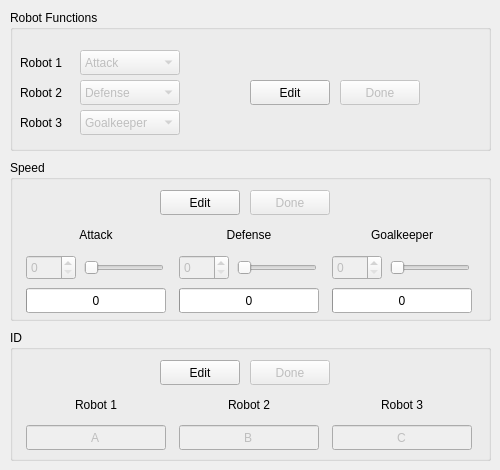
     <widget class="QWidget" name="tabRobot">
      <attribute name="icon">
       <iconset resource="icons.qrc">
        <normaloff>:/Icons/Imgs/devil_mad.png</normaloff>:/Icons/Imgs/devil_mad.png</iconset>
      </attribute>
      <attribute name="title">
       <string>Robot</string>
      </attribute>
      <widget class="QGroupBox" name="groupBoxRobotRobotFunctions">
       <property name="geometry">
        <rect>
         <x>10</x>
         <y>10</y>
         <width>481</width>
         <height>141</height>
        </rect>
       </property>
       <property name="title">
        <string>Robot Functions</string>
       </property>
       <widget class="QLabel" name="labelRobotRobotFunctionsRobot1">
        <property name="geometry">
         <rect>
          <x>10</x>
          <y>40</y>
          <width>60</width>
          <height>25</height>
         </rect>
        </property>
        <property name="minimumSize">
         <size>
          <width>60</width>
          <height>25</height>
         </size>
        </property>
        <property name="maximumSize">
         <size>
          <width>60</width>
          <height>25</height>
         </size>
        </property>
        <property name="text">
         <string>Robot 1</string>
        </property>
       </widget>
       <widget class="QComboBox" name="comboBoxRobotRobotFunctionsRobot1">
        <property name="enabled">
         <bool>false</bool>
        </property>
        <property name="geometry">
         <rect>
          <x>70</x>
          <y>40</y>
          <width>100</width>
          <height>25</height>
         </rect>
        </property>
        <property name="minimumSize">
         <size>
          <width>100</width>
          <height>25</height>
         </size>
        </property>
        <property name="maximumSize">
         <size>
          <width>100</width>
          <height>25</height>
         </size>
        </property>
        <property name="editable">
         <bool>false</bool>
        </property>
        <property name="duplicatesEnabled">
         <bool>true</bool>
        </property>
        <item>
         <property name="text">
          <string>Attack</string>
         </property>
        </item>
        <item>
         <property name="text">
          <string>Defense</string>
         </property>
        </item>
        <item>
         <property name="text">
          <string>Goalkeeper</string>
         </property>
        </item>
       </widget>
       <widget class="QPushButton" name="pushButtonRobotRobotFunctionsDone">
        <property name="enabled">
         <bool>false</bool>
        </property>
        <property name="geometry">
         <rect>
          <x>330</x>
          <y>70</y>
          <width>80</width>
          <height>25</height>
         </rect>
        </property>
        <property name="minimumSize">
         <size>
          <width>80</width>
          <height>25</height>
         </size>
        </property>
        <property name="maximumSize">
         <size>
          <width>80</width>
          <height>25</height>
         </size>
        </property>
        <property name="text">
         <string>Done</string>
        </property>
       </widget>
       <widget class="QLabel" name="labelRobotRobotFunctionsRobot2">
        <property name="geometry">
         <rect>
          <x>10</x>
          <y>70</y>
          <width>60</width>
          <height>25</height>
         </rect>
        </property>
        <property name="minimumSize">
         <size>
          <width>60</width>
          <height>25</height>
         </size>
        </property>
        <property name="maximumSize">
         <size>
          <width>60</width>
          <height>25</height>
         </size>
        </property>
        <property name="text">
         <string>Robot 2</string>
        </property>
       </widget>
       <widget class="QComboBox" name="comboBoxRobotRobotFunctionsRobot2">
        <property name="enabled">
         <bool>false</bool>
        </property>
        <property name="geometry">
         <rect>
          <x>70</x>
          <y>70</y>
          <width>100</width>
          <height>25</height>
         </rect>
        </property>
        <property name="minimumSize">
         <size>
          <width>100</width>
          <height>25</height>
         </size>
        </property>
        <property name="maximumSize">
         <size>
          <width>100</width>
          <height>25</height>
         </size>
        </property>
        <item>
         <property name="text">
          <string>Defense</string>
         </property>
        </item>
        <item>
         <property name="text">
          <string>Attack</string>
         </property>
        </item>
        <item>
         <property name="text">
          <string>Goalkeeper</string>
         </property>
        </item>
       </widget>
       <widget class="QLabel" name="labelRobotRobotFunctionsRobot3">
        <property name="geometry">
         <rect>
          <x>10</x>
          <y>100</y>
          <width>60</width>
          <height>25</height>
         </rect>
        </property>
        <property name="minimumSize">
         <size>
          <width>60</width>
          <height>25</height>
         </size>
        </property>
        <property name="maximumSize">
         <size>
          <width>60</width>
          <height>25</height>
         </size>
        </property>
        <property name="text">
         <string>Robot 3</string>
        </property>
       </widget>
       <widget class="QComboBox" name="comboBoxRobotRobotFunctionsRobot3">
        <property name="enabled">
         <bool>false</bool>
        </property>
        <property name="geometry">
         <rect>
          <x>70</x>
          <y>100</y>
          <width>100</width>
          <height>25</height>
         </rect>
        </property>
        <property name="minimumSize">
         <size>
          <width>100</width>
          <height>25</height>
         </size>
        </property>
        <property name="maximumSize">
         <size>
          <width>100</width>
          <height>25</height>
         </size>
        </property>
        <item>
         <property name="text">
          <string>Goalkeeper</string>
         </property>
        </item>
        <item>
         <property name="text">
          <string>Attack</string>
         </property>
        </item>
        <item>
         <property name="text">
          <string>Defense</string>
         </property>
        </item>
       </widget>
       <widget class="QPushButton" name="pushButtonRobotRobotFunctionsEdit">
        <property name="geometry">
         <rect>
          <x>240</x>
          <y>70</y>
          <width>80</width>
          <height>25</height>
         </rect>
        </property>
        <property name="minimumSize">
         <size>
          <width>80</width>
          <height>25</height>
         </size>
        </property>
        <property name="maximumSize">
         <size>
          <width>80</width>
          <height>25</height>
         </size>
        </property>
        <property name="text">
         <string>Edit</string>
        </property>
       </widget>
      </widget>
      <widget class="QGroupBox" name="groupBoxRobotSpeed">
       <property name="geometry">
        <rect>
         <x>10</x>
         <y>160</y>
         <width>481</width>
         <height>161</height>
        </rect>
       </property>
       <property name="title">
        <string>Speed</string>
       </property>
       <widget class="QPushButton" name="pushButtonRobotSpeedEdit">
        <property name="geometry">
         <rect>
          <x>150</x>
          <y>30</y>
          <width>80</width>
          <height>25</height>
         </rect>
        </property>
        <property name="minimumSize">
         <size>
          <width>80</width>
          <height>25</height>
         </size>
        </property>
        <property name="maximumSize">
         <size>
          <width>80</width>
          <height>25</height>
         </size>
        </property>
        <property name="text">
         <string>Edit</string>
        </property>
       </widget>
       <widget class="QPushButton" name="pushButtonRobotSpeedDone">
        <property name="enabled">
         <bool>false</bool>
        </property>
        <property name="geometry">
         <rect>
          <x>240</x>
          <y>30</y>
          <width>80</width>
          <height>25</height>
         </rect>
        </property>
        <property name="minimumSize">
         <size>
          <width>80</width>
          <height>25</height>
         </size>
        </property>
        <property name="maximumSize">
         <size>
          <width>80</width>
          <height>25</height>
         </size>
        </property>
        <property name="text">
         <string>Done</string>
        </property>
       </widget>
       <widget class="QWidget" name="layoutWidget">
        <property name="geometry">
         <rect>
          <x>9</x>
          <y>60</y>
          <width>461</width>
          <height>97</height>
         </rect>
        </property>
        <layout class="QHBoxLayout" name="horizontalLayout">
         <item>
          <layout class="QGridLayout" name="gridLayoutRobotSpeedAtack">
           <item row="0" column="0" colspan="2">
            <widget class="QLabel" name="labelRobotSpeedAttack">
             <property name="minimumSize">
              <size>
               <width>140</width>
               <height>25</height>
              </size>
             </property>
             <property name="maximumSize">
              <size>
               <width>140</width>
               <height>25</height>
              </size>
             </property>
             <property name="text">
              <string>Attack</string>
             </property>
             <property name="textFormat">
              <enum>Qt::AutoText</enum>
             </property>
             <property name="alignment">
              <set>Qt::AlignCenter</set>
             </property>
            </widget>
           </item>
           <item row="1" column="0">
            <widget class="QSpinBox" name="spinBoxRobotSpeedAttack">
             <property name="enabled">
              <bool>false</bool>
             </property>
             <property name="minimumSize">
              <size>
               <width>50</width>
               <height>25</height>
              </size>
             </property>
             <property name="maximumSize">
              <size>
               <width>50</width>
               <height>25</height>
              </size>
             </property>
             <property name="readOnly">
              <bool>false</bool>
             </property>
             <property name="minimum">
              <number>0</number>
             </property>
             <property name="maximum">
              <number>140</number>
             </property>
             <property name="value">
              <number>0</number>
             </property>
            </widget>
           </item>
           <item row="1" column="1">
            <widget class="QSlider" name="horizontalSliderRobotSpeedAttack">
             <property name="enabled">
              <bool>false</bool>
             </property>
             <property name="minimumSize">
              <size>
               <width>80</width>
               <height>25</height>
              </size>
             </property>
             <property name="maximumSize">
              <size>
               <width>80</width>
               <height>25</height>
              </size>
             </property>
             <property name="minimum">
              <number>0</number>
             </property>
             <property name="maximum">
              <number>140</number>
             </property>
             <property name="value">
              <number>0</number>
             </property>
             <property name="tracking">
              <bool>true</bool>
             </property>
             <property name="orientation">
              <enum>Qt::Horizontal</enum>
             </property>
             <property name="invertedAppearance">
              <bool>false</bool>
             </property>
            </widget>
           </item>
           <item row="2" column="0" colspan="2">
            <widget class="QProgressBar" name="progressBarRobotSpeedAttack">
             <property name="minimumSize">
              <size>
               <width>140</width>
               <height>25</height>
              </size>
             </property>
             <property name="maximumSize">
              <size>
               <width>140</width>
               <height>25</height>
              </size>
             </property>
             <property name="maximum">
              <number>140</number>
             </property>
             <property name="value">
              <number>0</number>
             </property>
             <property name="format">
              <string>%v</string>
             </property>
            </widget>
           </item>
          </layout>
         </item>
         <item>
          <layout class="QGridLayout" name="gridLayoutRobotSpeedDefense">
           <item row="0" column="0" colspan="2">
            <widget class="QLabel" name="labelRobotSpeedDefense">
             <property name="minimumSize">
              <size>
               <width>140</width>
               <height>25</height>
              </size>
             </property>
             <property name="maximumSize">
              <size>
               <width>140</width>
               <height>25</height>
              </size>
             </property>
             <property name="text">
              <string>Defense</string>
             </property>
             <property name="textFormat">
              <enum>Qt::AutoText</enum>
             </property>
             <property name="alignment">
              <set>Qt::AlignCenter</set>
             </property>
            </widget>
           </item>
           <item row="1" column="0">
            <widget class="QSpinBox" name="spinBoxRobotSpeedDefense">
             <property name="enabled">
              <bool>false</bool>
             </property>
             <property name="minimumSize">
              <size>
               <width>50</width>
               <height>25</height>
              </size>
             </property>
             <property name="maximumSize">
              <size>
               <width>50</width>
               <height>25</height>
              </size>
             </property>
             <property name="readOnly">
              <bool>false</bool>
             </property>
             <property name="minimum">
              <number>0</number>
             </property>
             <property name="maximum">
              <number>140</number>
             </property>
             <property name="value">
              <number>0</number>
             </property>
            </widget>
           </item>
           <item row="1" column="1">
            <widget class="QSlider" name="horizontalSliderRobotSpeedDefense">
             <property name="enabled">
              <bool>false</bool>
             </property>
             <property name="minimumSize">
              <size>
               <width>80</width>
               <height>25</height>
              </size>
             </property>
             <property name="maximumSize">
              <size>
               <width>80</width>
               <height>25</height>
              </size>
             </property>
             <property name="minimum">
              <number>0</number>
             </property>
             <property name="maximum">
              <number>140</number>
             </property>
             <property name="value">
              <number>0</number>
             </property>
             <property name="tracking">
              <bool>true</bool>
             </property>
             <property name="orientation">
              <enum>Qt::Horizontal</enum>
             </property>
             <property name="invertedAppearance">
              <bool>false</bool>
             </property>
            </widget>
           </item>
           <item row="2" column="0" colspan="2">
            <widget class="QProgressBar" name="progressBarRobotSpeedDefense">
             <property name="minimumSize">
              <size>
               <width>140</width>
               <height>25</height>
              </size>
             </property>
             <property name="maximumSize">
              <size>
               <width>140</width>
               <height>25</height>
              </size>
             </property>
             <property name="maximum">
              <number>140</number>
             </property>
             <property name="value">
              <number>0</number>
             </property>
             <property name="format">
              <string>%v</string>
             </property>
            </widget>
           </item>
          </layout>
         </item>
         <item>
          <layout class="QGridLayout" name="gridLayoutRobotSpeedGoalkeeper">
           <item row="0" column="0" colspan="2">
            <widget class="QLabel" name="labelRobotSpeedGoalkeeper">
             <property name="minimumSize">
              <size>
               <width>140</width>
               <height>25</height>
              </size>
             </property>
             <property name="maximumSize">
              <size>
               <width>140</width>
               <height>25</height>
              </size>
             </property>
             <property name="text">
              <string>Goalkeeper</string>
             </property>
             <property name="textFormat">
              <enum>Qt::AutoText</enum>
             </property>
             <property name="alignment">
              <set>Qt::AlignCenter</set>
             </property>
            </widget>
           </item>
           <item row="1" column="0">
            <widget class="QSpinBox" name="spinBoxRobotSpeedGoalkeeper">
             <property name="enabled">
              <bool>false</bool>
             </property>
             <property name="minimumSize">
              <size>
               <width>50</width>
               <height>25</height>
              </size>
             </property>
             <property name="maximumSize">
              <size>
               <width>50</width>
               <height>25</height>
              </size>
             </property>
             <property name="readOnly">
              <bool>false</bool>
             </property>
             <property name="minimum">
              <number>0</number>
             </property>
             <property name="maximum">
              <number>140</number>
             </property>
             <property name="value">
              <number>0</number>
             </property>
            </widget>
           </item>
           <item row="1" column="1">
            <widget class="QSlider" name="horizontalSliderRobotSpeedGoalkeeper">
             <property name="enabled">
              <bool>false</bool>
             </property>
             <property name="minimumSize">
              <size>
               <width>80</width>
               <height>25</height>
              </size>
             </property>
             <property name="maximumSize">
              <size>
               <width>80</width>
               <height>25</height>
              </size>
             </property>
             <property name="minimum">
              <number>0</number>
             </property>
             <property name="maximum">
              <number>140</number>
             </property>
             <property name="value">
              <number>0</number>
             </property>
             <property name="tracking">
              <bool>true</bool>
             </property>
             <property name="orientation">
              <enum>Qt::Horizontal</enum>
             </property>
             <property name="invertedAppearance">
              <bool>false</bool>
             </property>
            </widget>
           </item>
           <item row="2" column="0" colspan="2">
            <widget class="QProgressBar" name="progressBarRobotSpeedGoalkeeper">
             <property name="minimumSize">
              <size>
               <width>140</width>
               <height>25</height>
              </size>
             </property>
             <property name="maximumSize">
              <size>
               <width>140</width>
               <height>25</height>
              </size>
             </property>
             <property name="maximum">
              <number>140</number>
             </property>
             <property name="value">
              <number>0</number>
             </property>
             <property name="format">
              <string>%v</string>
             </property>
            </widget>
           </item>
          </layout>
         </item>
        </layout>
       </widget>
      </widget>
      <widget class="QGroupBox" name="groupBoxRobotID">
       <property name="geometry">
        <rect>
         <x>10</x>
         <y>330</y>
         <width>481</width>
         <height>131</height>
        </rect>
       </property>
       <property name="title">
        <string>ID</string>
       </property>
       <widget class="QPushButton" name="pushButtonRobotIDEdit">
        <property name="geometry">
         <rect>
          <x>150</x>
          <y>30</y>
          <width>80</width>
          <height>25</height>
         </rect>
        </property>
        <property name="minimumSize">
         <size>
          <width>80</width>
          <height>25</height>
         </size>
        </property>
        <property name="maximumSize">
         <size>
          <width>80</width>
          <height>25</height>
         </size>
        </property>
        <property name="text">
         <string>Edit</string>
        </property>
       </widget>
       <widget class="QPushButton" name="pushButtonRobotIDDone">
        <property name="enabled">
         <bool>false</bool>
        </property>
        <property name="geometry">
         <rect>
          <x>240</x>
          <y>30</y>
          <width>80</width>
          <height>25</height>
         </rect>
        </property>
        <property name="minimumSize">
         <size>
          <width>80</width>
          <height>25</height>
         </size>
        </property>
        <property name="maximumSize">
         <size>
          <width>80</width>
          <height>25</height>
         </size>
        </property>
        <property name="text">
         <string>Done</string>
        </property>
       </widget>
       <widget class="QWidget" name="layoutWidget">
        <property name="geometry">
         <rect>
          <x>9</x>
          <y>60</y>
          <width>461</width>
          <height>62</height>
         </rect>
        </property>
        <layout class="QHBoxLayout" name="horizontalLayourRobotID">
         <item>
          <layout class="QVBoxLayout" name="verticalLayoutRobotIDRobot1">
           <item>
            <widget class="QLabel" name="labelRobotIDRobot1">
             <property name="minimumSize">
              <size>
               <width>140</width>
               <height>25</height>
              </size>
             </property>
             <property name="maximumSize">
              <size>
               <width>140</width>
               <height>25</height>
              </size>
             </property>
             <property name="text">
              <string>Robot 1</string>
             </property>
             <property name="alignment">
              <set>Qt::AlignCenter</set>
             </property>
            </widget>
           </item>
           <item>
            <widget class="QLineEdit" name="lineEditRobotIDRobot1">
             <property name="enabled">
              <bool>false</bool>
             </property>
             <property name="minimumSize">
              <size>
               <width>140</width>
               <height>25</height>
              </size>
             </property>
             <property name="maximumSize">
              <size>
               <width>140</width>
               <height>25</height>
              </size>
             </property>
             <property name="text">
              <string>A</string>
             </property>
             <property name="alignment">
              <set>Qt::AlignCenter</set>
             </property>
            </widget>
           </item>
          </layout>
         </item>
         <item>
          <layout class="QVBoxLayout" name="verticalLayoutRobotIDRobot2">
           <item>
            <widget class="QLabel" name="labelRobotIDRobot2">
             <property name="minimumSize">
              <size>
               <width>140</width>
               <height>25</height>
              </size>
             </property>
             <property name="maximumSize">
              <size>
               <width>140</width>
               <height>25</height>
              </size>
             </property>
             <property name="text">
              <string>Robot 2</string>
             </property>
             <property name="alignment">
              <set>Qt::AlignCenter</set>
             </property>
            </widget>
           </item>
           <item>
            <widget class="QLineEdit" name="lineEditRobotIDRobot2">
             <property name="enabled">
              <bool>false</bool>
             </property>
             <property name="minimumSize">
              <size>
               <width>140</width>
               <height>25</height>
              </size>
             </property>
             <property name="maximumSize">
              <size>
               <width>140</width>
               <height>25</height>
              </size>
             </property>
             <property name="text">
              <string>B</string>
             </property>
             <property name="alignment">
              <set>Qt::AlignCenter</set>
             </property>
            </widget>
           </item>
          </layout>
         </item>
         <item>
          <layout class="QVBoxLayout" name="verticalLayoutRobotIDRobot3">
           <item>
            <widget class="QLabel" name="labelRobotIDRobot3">
             <property name="minimumSize">
              <size>
               <width>140</width>
               <height>25</height>
              </size>
             </property>
             <property name="maximumSize">
              <size>
               <width>140</width>
               <height>25</height>
              </size>
             </property>
             <property name="text">
              <string>Robot 3</string>
             </property>
             <property name="alignment">
              <set>Qt::AlignCenter</set>
             </property>
            </widget>
           </item>
           <item>
            <widget class="QLineEdit" name="lineEditRobotIDRobot3">
             <property name="enabled">
              <bool>false</bool>
             </property>
             <property name="minimumSize">
              <size>
               <width>140</width>
               <height>25</height>
              </size>
             </property>
             <property name="maximumSize">
              <size>
               <width>140</width>
               <height>25</height>
              </size>
             </property>
             <property name="text">
              <string>C</string>
             </property>
             <property name="alignment">
              <set>Qt::AlignCenter</set>
             </property>
            </widget>
           </item>
          </layout>
         </item>
        </layout>
       </widget>
      </widget>
     </widget>
